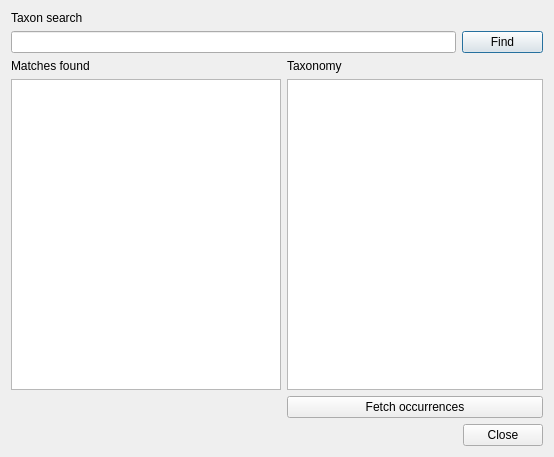
<?xml version="1.0" encoding="UTF-8"?>
<ui version="4.0">
 <class>GBIFDownloaderDialogBase</class>
 <widget class="QDialog" name="GBIFDownloaderDialogBase">
  <property name="geometry">
   <rect>
    <x>0</x>
    <y>0</y>
    <width>554</width>
    <height>457</height>
   </rect>
  </property>
  <property name="windowTitle">
   <string>GBIF Downloader</string>
  </property>
  <layout class="QGridLayout" name="gridLayout">
   <item row="0" column="0">
    <widget class="QLabel" name="label">
     <property name="text">
      <string>Taxon search</string>
     </property>
    </widget>
   </item>
   <item row="1" column="0" colspan="3">
    <widget class="QLineEdit" name="search_text"/>
   </item>
   <item row="1" column="3">
    <widget class="QPushButton" name="search_button">
     <property name="text">
      <string>Find</string>
     </property>
    </widget>
   </item>
   <item row="2" column="0">
    <widget class="QLabel" name="label_2">
     <property name="text">
      <string>Matches found</string>
     </property>
    </widget>
   </item>
   <item row="2" column="1">
    <widget class="QLabel" name="label_3">
     <property name="text">
      <string>Taxonomy</string>
     </property>
    </widget>
   </item>
   <item row="3" column="0">
    <widget class="QListWidget" name="results_list"/>
   </item>
   <item row="3" column="1" colspan="3">
    <widget class="QListWidget" name="taxonomy_list"/>
   </item>
   <item row="4" column="0">
    <spacer name="horizontalSpacer">
     <property name="orientation">
      <enum>Qt::Horizontal</enum>
     </property>
     <property name="sizeHint" stdset="0">
      <size>
       <width>257</width>
       <height>20</height>
      </size>
     </property>
    </spacer>
   </item>
   <item row="4" column="1" colspan="3">
    <widget class="QPushButton" name="fetch_button">
     <property name="text">
      <string>Fetch occurrences</string>
     </property>
    </widget>
   </item>
   <item row="5" column="2" colspan="2">
    <widget class="QDialogButtonBox" name="button_box">
     <property name="orientation">
      <enum>Qt::Horizontal</enum>
     </property>
     <property name="standardButtons">
      <set>QDialogButtonBox::Close</set>
     </property>
    </widget>
   </item>
  </layout>
 </widget>
 <resources/>
 <connections>
  <connection>
   <sender>button_box</sender>
   <signal>accepted()</signal>
   <receiver>GBIFDownloaderDialogBase</receiver>
   <slot>accept()</slot>
   <hints>
    <hint type="sourcelabel">
     <x>20</x>
     <y>20</y>
    </hint>
    <hint type="destinationlabel">
     <x>20</x>
     <y>20</y>
    </hint>
   </hints>
  </connection>
  <connection>
   <sender>button_box</sender>
   <signal>rejected()</signal>
   <receiver>GBIFDownloaderDialogBase</receiver>
   <slot>reject()</slot>
   <hints>
    <hint type="sourcelabel">
     <x>20</x>
     <y>20</y>
    </hint>
    <hint type="destinationlabel">
     <x>20</x>
     <y>20</y>
    </hint>
   </hints>
  </connection>
 </connections>
</ui>
